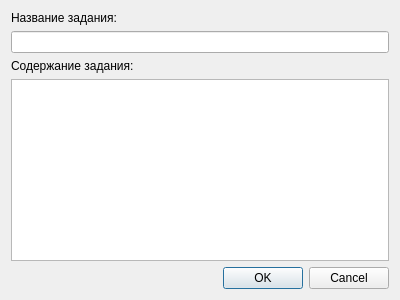
<?xml version="1.0" encoding="UTF-8"?>
<ui version="4.0">
 <class>AssignmentDialog</class>
 <widget class="QDialog" name="AssignmentDialog">
  <property name="geometry">
   <rect>
    <x>0</x>
    <y>0</y>
    <width>400</width>
    <height>300</height>
   </rect>
  </property>
  <property name="windowTitle">
   <string>Добавить/Редактировать задание</string>
  </property>
  <property name="modal">
   <bool>true</bool>
  </property>
  <layout class="QVBoxLayout" name="verticalLayout">
   <item>
    <widget class="QLabel" name="labelName">
     <property name="text">
      <string>Название задания:</string>
     </property>
    </widget>
   </item>
   <item>
    <widget class="QLineEdit" name="lineEditName"/>
   </item>
   <item>
    <widget class="QLabel" name="labelContent">
     <property name="text">
      <string>Содержание задания:</string>
     </property>
    </widget>
   </item>
   <item>
    <widget class="QTextEdit" name="textEditContent"/>
   </item>
   <item>
    <widget class="QDialogButtonBox" name="buttonBox">
     <property name="standardButtons">
      <set>QDialogButtonBox::StandardButton::Cancel|QDialogButtonBox::StandardButton::Ok</set>
     </property>
    </widget>
   </item>
  </layout>
 </widget>
 <resources/>
 <connections>
  <connection>
   <sender>buttonBox</sender>
   <signal>accepted()</signal>
   <receiver>AssignmentDialog</receiver>
   <slot>accept()</slot>
   <hints>
    <hint type="sourcelabel">
     <x>199</x>
     <y>278</y>
    </hint>
    <hint type="destinationlabel">
     <x>199</x>
     <y>149</y>
    </hint>
   </hints>
  </connection>
  <connection>
   <sender>buttonBox</sender>
   <signal>rejected()</signal>
   <receiver>AssignmentDialog</receiver>
   <slot>reject()</slot>
   <hints>
    <hint type="sourcelabel">
     <x>199</x>
     <y>278</y>
    </hint>
    <hint type="destinationlabel">
     <x>199</x>
     <y>149</y>
    </hint>
   </hints>
  </connection>
 </connections>
</ui>
